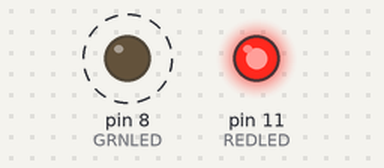
A sketch run on a simulated Arduino Uno, built with avr-gcc and run on an emulated ATmega328P. Parts: output pins drawn as LEDs (lit = HIGH). Dashed ring = blinking. Storage starts empty; what the sketch prints to the serial monitor is not drawn.

Above: at 0.2 s.
Timing chart, 0 to 3.0 s (numbered marks = the images above):
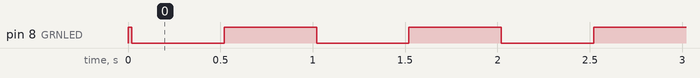

The sketch:

2_SD_card_test.ino
```cpp
/*  SD_card_test.ino
 *   Tested on BivalveBit RevB
 *  using the "Standard" 48-pin pinout for the 4808 chip as defined in the MegaCoreX
 *  boards file (https://github.com/MCUdude/MegaCoreX) using version 1.0.8 (2021-05),
 *  with the Optiboot (UART0 default pins) bootloader option,
 *  and using SdFat-beta version=2.1.0-beta.1 (https://github.com/greiman/SdFat-beta)
 *  The bootloader was burned with an Atmel-ICE via UPDI, after upgrading the
 *  programmer to firmware v1.29 from the shipped v1.0. Arduino v1.8.13
 *
 *  This will flash green if the card is found, and just flash red
 *  if no card is found.
 */


#include "SdFat.h" // https://github.com/greiman/SdFat-beta (you must be using ver. 2.1.0 or higher)

// SPI pins for SD card
const uint8_t SD_CHIP_SELECT = 7;
#define MOSI 4
#define MISO 5
#define SCK 6

#define REDLED 11
#define GRNLED 8


SdFat sd;

bool failFlag = false;

void setup() {
  // LED setup
  pinMode(REDLED, OUTPUT);
  pinMode(GRNLED, OUTPUT);
  digitalWrite(REDLED, HIGH); // set high to turn OFF
  digitalWrite(GRNLED, HIGH); // set high to turn OFF
  // Serial start
  Serial.begin(57600);
  Serial.println("Hello");


  // see if the card is present and can be initialized:
  if (!sd.begin(SD_CHIP_SELECT)) {
    Serial.println("Card failed, or not present");
    failFlag = true;
    // don't do anything more:
    return;
  }
  Serial.println("card initialized.");


}

void loop() {
  // If failFlag is false, the SD card was detected, flash green LED
  if (failFlag == false){
    for (byte i = 0; i < 5; i++){
      digitalWrite(GRNLED, LOW);
      delay(500);
      digitalWrite(GRNLED, HIGH);
      delay(500);
    }
  } else if (failFlag) {
    // Flash red LED if SD card detection fails
      digitalWrite(REDLED, LOW);
      delay(50);
      digitalWrite(REDLED, HIGH);
      delay(50);
  }
}
```

Measured:
- by itself, pin 8 (GRNLED): alternates HIGH for 0.50 s and LOW for 0.50 s
